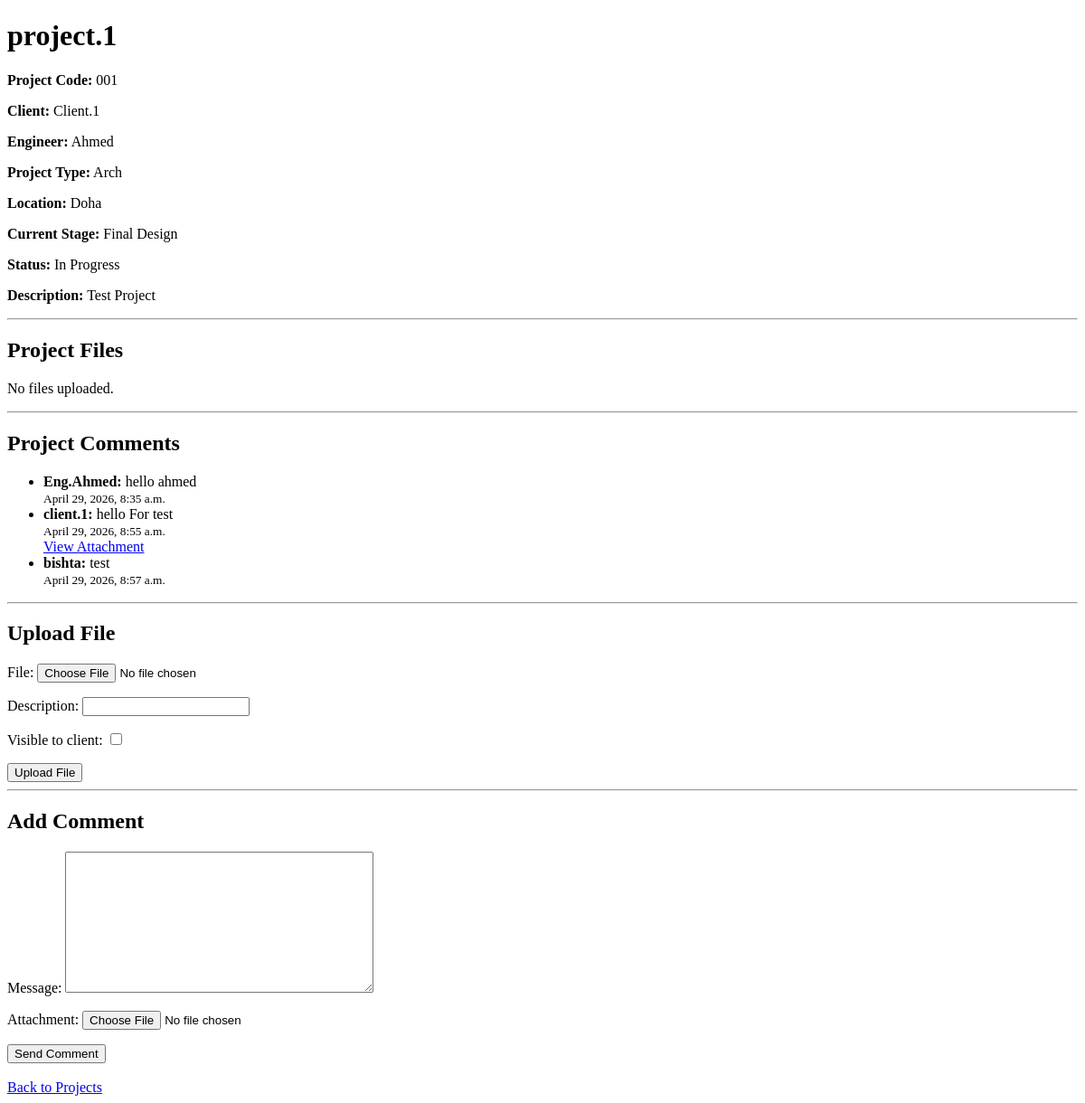
/projects/2/ (signed in), run on an earlier commit of the app's database.
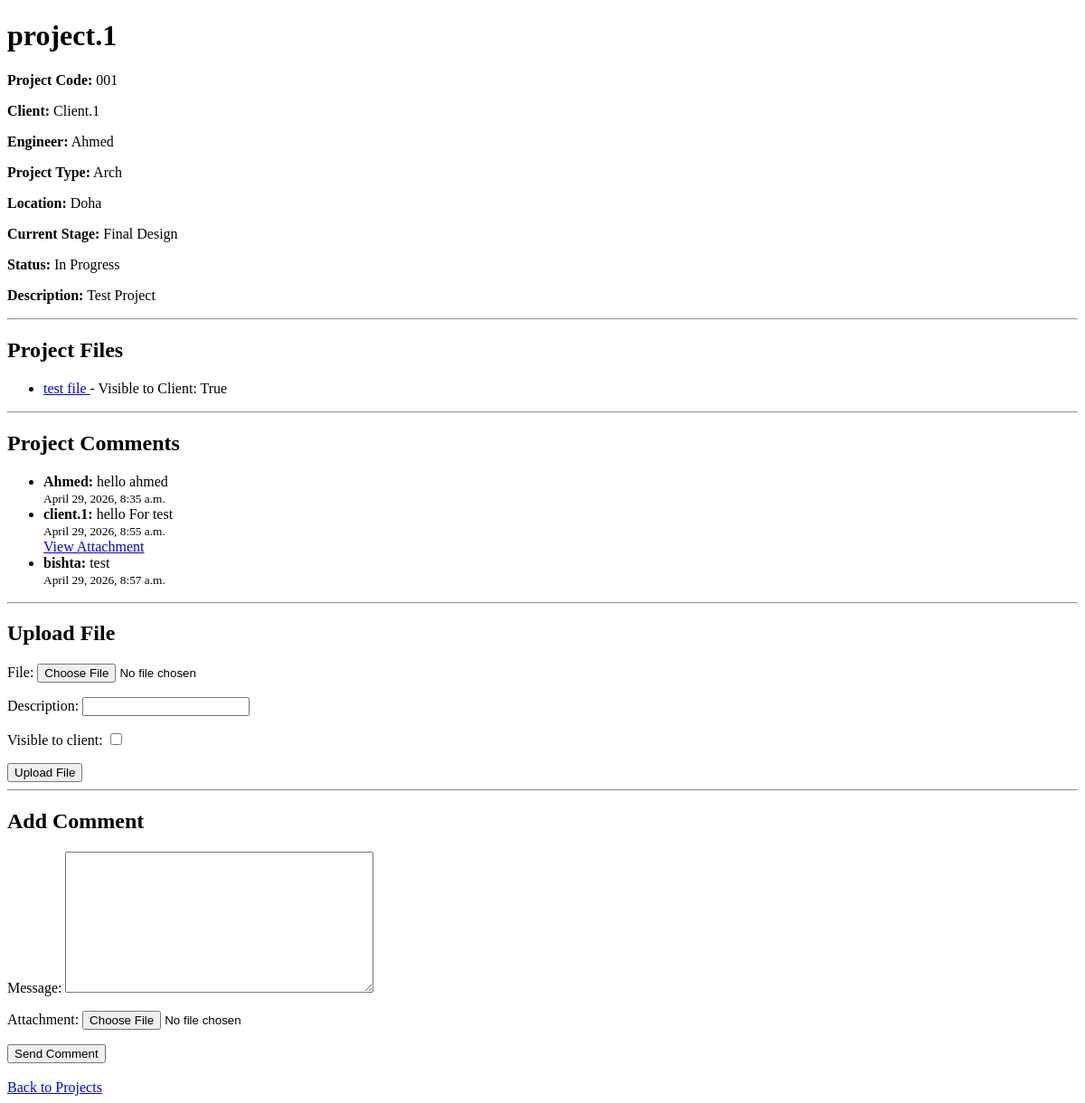
And on a later commit of the database.
### projects/models.py (models this page shows, shortened)
class ProjectComment(models.Model):
    project = models.ForeignKey(
        Project,
        on_delete=models.CASCADE,
        related_name='comments'
    )
    sender = models.ForeignKey(
        'accounts.User',
        on_delete=models.CASCADE,
        related_name='project_comments'
    )
    message = models.TextField()
    attachment = models.FileField(upload_to='project_comments/', blank=True, null=True)
    visible_to_client = models.BooleanField(default=True)
    created_at = models.DateTimeField(auto_now_add=True)

class ProjectFile(models.Model):
    project = models.ForeignKey(
        Project,
        on_delete=models.CASCADE,
        related_name='files'
    )
    file = models.FileField(upload_to='project_files/')
    description = models.CharField(max_length=200, blank=True, null=True)
    visible_to_client = models.BooleanField(default=False)
    uploaded_at = models.DateTimeField(auto_now_add=True)

### accounts/models.py (models this page shows)
class User(AbstractUser):
    class Role(models.TextChoices):
        ADMIN = 'ADMIN', 'Admin'
        ENGINEER = 'ENGINEER', 'Engineer'
        CLIENT = 'CLIENT', 'Client'
    role = models.CharField(
        max_length=20,
        choices=Role.choices,
        default=Role.CLIENT
    )

### projects/views.py (the view, shortened to what this page needs)
# urls.py: path('<int:pk>/', project_detail_view, name='project_detail'),
@login_required
def project_detail_view(request, pk):
    if request.user.role == 'ADMIN':
        project = get_object_or_404(Project, pk=pk)
        files = project.files.all()
        comments = project.comments.all()
    elif request.user.role == 'CLIENT':
        project = get_object_or_404(
            Project,
            pk=pk,
            client__user=request.user
        )
        files = project.files.filter(visible_to_client=True)
        comments = project.comments.filter(visible_to_client=True)
    else:
        project = None
        files = []
        comments = []
    comment_form = ProjectCommentForm()
    file_form = ProjectFileForm()
    return render(request, 'projects/project_detail.html', {
        'project': project,
        'files': files,
        'comments': comments,
        'comment_form': comment_form,
        'file_form': file_form,
    })

### projects/forms.py
class ProjectCommentForm(forms.ModelForm):
    class Meta:
        model = ProjectComment
        fields = ['message', 'attachment']

class ProjectFileForm(forms.ModelForm):
    class Meta:
        model = ProjectFile
        fields = ['file', 'description', 'visible_to_client']

### clients/models.py (called while the page is built)
    def __str__(self):
        return self.client_name

### engineers/models.py (called while the page is built)
    def __str__(self):
        return self.engineer_name

### templates/projects/project_detail.html (shortened to what this page needs)
<!DOCTYPE html>
<html>
<head>
</head>
<body>
    {% if project %}
        <h1>{{ project.project_name }}</h1>
        <p><strong>Project Code:</strong> {{ project.project_code }}</p>
        <p><strong>Client:</strong> {{ project.client }}</p>
        <p><strong>Engineer:</strong> {{ project.assigned_engineer }}</p>
        <p><strong>Project Type:</strong> {{ project.project_type }}</p>
        <p><strong>Location:</strong> {{ project.location }}</p>
        <p><strong>Current Stage:</strong> {{ project.get_current_stage_display }}</p>
        <p><strong>Status:</strong> {{ project.get_status_display }}</p>
        <p><strong>Description:</strong> {{ project.description }}</p>
        <hr>
        <h2>Project Files</h2>
        {% if files %}
            <ul>
                {% for file in files %}
                    <li>
                        <a href="{{ file.file.url }}" target="_blank">
                            {{ file.description|default:file.file.name }}
                        </a>
                        -
                        Visible to Client: {{ file.visible_to_client }}
                    </li>
                {% endfor %}
            </ul>
        {% else %}
            <p>No files uploaded.</p>
        {% endif %}
        <hr>
        <h2>Project Comments</h2>
        {% if comments %}
            <ul>
                {% for comment in comments %}
                    <li>
                        <strong>{{ comment.sender.username }}:</strong>
                        {{ comment.message }}
                        <br>
                        <small>{{ comment.created_at }}</small>
                        {% if comment.attachment %}
                            <br>
                            <a href="{{ comment.attachment.url }}" target="_blank">View Attachment</a>
                        {% endif %}
                    </li>
                {% endfor %}
            </ul>
        {% else %}
            <p>No comments yet.</p>
        {% endif %}
        <hr>
        <h2>Upload File</h2>
        <form method="post" enctype="multipart/form-data">
            {{ file_form.as_p }}
            <button type="submit">Upload File</button>
        </form>
        <hr>
        <h2>Add Comment</h2>
        <form method="post" enctype="multipart/form-data">
            {{ comment_form.as_p }}
            <button type="submit">Send Comment</button>
        </form>
    {% else %}
        <h1>Access Denied</h1>
        <p>You do not have permission to view this project.</p>
    {% endif %}
    <br>
    <a href="{% url 'projects:project_list' %}">Back to Projects</a>
</body>
</html>

What changed in the data, as far as the page shows it:
added ProjectFile: description "test file", visible_to_client "True"
changed through a linked row, ProjectComment "hello ahmed": sender.username "Eng.Ahmed" → "Ahmed"
Also different on the page:
text no longer shown: "No files uploaded."
